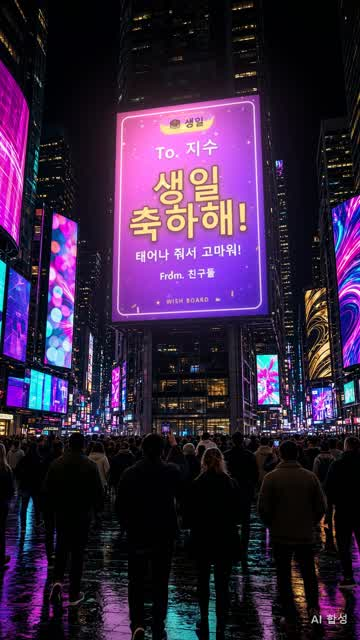
#> input picture assets/plates/plate-01.jpg, 360 x 640 px
$ python -i track.py   (imports and definitions only)
#> lines starting #> are read from the running program, lines starting #| are printed output that depends on the picture; after the words box and inside, x2 and y2 are one past the last pixel; in counts of white or black regions, pixels touching at a corner belong together
#> further down, picture is the input picture: shape (640, 360, 3); mean B, G, R 66, 36.5, 56
"""Corner tracking for a chroma-green screen in a plate video.

Per frame: green-difference key -> largest connected component -> rough quad
(convex hull + approxPolyDP) -> sub-pixel edge samples along each side (the
50% crossing of the key across the edge normal) -> robust line fit per side ->
corners from line intersections. Then a zero-phase temporal smoother over the
whole clip (offline, so no lag).

Corner order everywhere: top-left, top-right, bottom-right, bottom-left (x, y)
in source-frame pixels.
"""
import cv2
import numpy as np

# Where the edge is taken across the key ramp (0 = outside, 1 = inside). High on
# purpose: AI plates light the bezel lip green, and a 50% cut drifts onto that lip.
LEVEL_FRAC = 0.8


def green_diff(bgr):
    """G - max(R, B) as float32 (the key signal)."""
    f = bgr.astype(np.float32)
    return f[..., 1] - np.maximum(f[..., 0], f[..., 2])
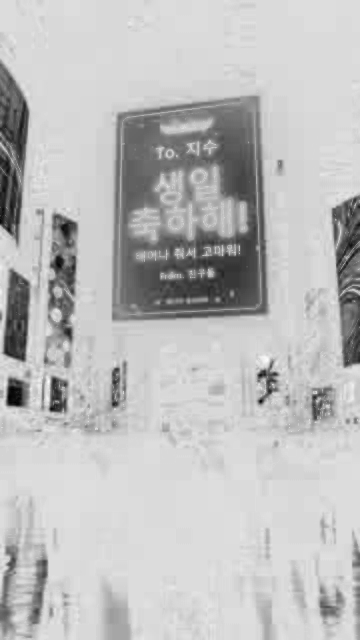
#> returned value: shape (640, 360) float32; min -249, max 39, mean -34.5; drawn with min black and max white


# [100 lines left out: functions largest_green, order_quad, rough_quad, line_intersect, edge_line, refine_quad, not called in this run]


def green_components(d, thr):
    """Masks of the green blobs above thr, largest first."""
#> called with thr = 60
    m = (d > thr).astype(np.uint8)
#> m: shape (640, 360); every value is 0
    m = cv2.morphologyEx(m, cv2.MORPH_OPEN, np.ones((3, 3), np.uint8))
    m = cv2.morphologyEx(m, cv2.MORPH_CLOSE, np.ones((5, 5), np.uint8))
    n, lab, st, _ = cv2.connectedComponentsWithStats(m, connectivity=8)
#> lab: shape (640, 360) int32; every value is 0
#> n = 1; st = [[0, 0, 360, 640, 230400]]
    order = 1 + np.argsort(-st[1:, cv2.CC_STAT_AREA])
#> order = empty array
    return [(lab == i).astype(np.uint8) for i in order]


def detect_rank(bgr, rank=0):
    """Like detect(), for the rank-th largest green screen (0 = the biggest). For plates with two
    screens (a billboard and a phone held up in front of it)."""
    d = green_diff(bgr)
    comps = green_components(d, 60)
#> comps = []
    if len(comps) <= rank:
        return None, None
    m0 = comps[rank]
    inner = cv2.erode(m0, np.ones((9, 9), np.uint8)) > 0
    level = float(np.median(d[inner])) if inner.any() else 200.0
    cy, cx = np.argwhere(m0).mean(0)
    m = None
    for c in green_components(d, 0.75 * level):
        if c[int(cy), int(cx)] or (m is None and (c & m0).sum() > 0.5 * m0.sum()):
            m = c
            break
    if m is None:
        m = m0
    q = rough_quad(m)
    for _ in range(2):
        q, res = refine_quad(d, q, level)
    return q, {'level': level, 'resid': res, 'area': int(m.sum())}


# [223 lines left out: functions track_video_rank, detect_corner, track_small, detect, track_video, gauss_kernel and 1 more, not called in this run]

>>> import cv2
>>> picture = cv2.imread('../../assets/plates/plate-01.jpg')
>>> result = detect_rank(picture)

$ run again, on assets/plates/plate-02.jpg
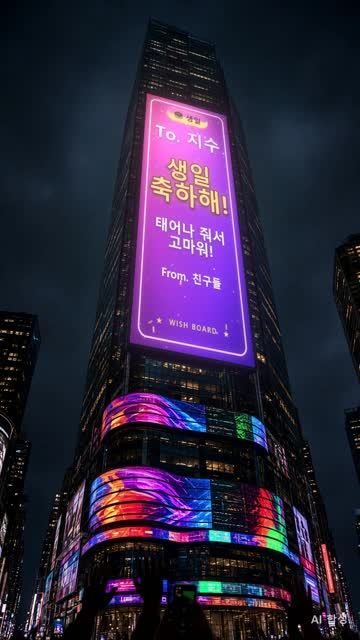
#> input picture assets/plates/plate-02.jpg, 360 x 640 px
#> picture is the input picture: shape (640, 360, 3); mean B, G, R 60.3, 36, 44.9
#> in green_components, `m = (d > thr).astype(np.uint8)`:
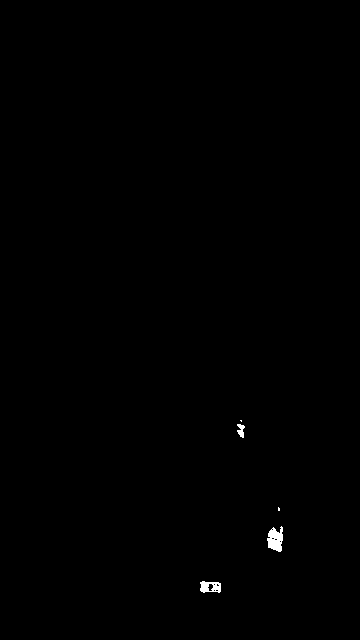
#> m: shape (640, 360); values 0 (black) and 1 (white), 0.24% white; 5 white regions (2 under 20 px), largest, box (x1, y1, x2, y2) and area: (267, 526, 283, 552) 289, (200, 581, 221, 593) 179, (237, 424, 245, 438) 69
#> lab: shape (640, 360) int32; 4 distinct labels, from 0 to 3
#> n = 4; st = [[0, 0, 360, 640, 229886], [238, 424, 6, 13, 70], [267, 529, 16, 23, 296], [200, 581, 21, 11, 148]]
#> order = [2, 3, 1]
#> comps = 3 items
#> m0: shape (640, 360); values 0 (black) and 1 (white), 0.13% white; 1 white region, box (x1, y1, x2, y2) and area: (267, 529, 283, 552) 296
#> inner: shape (640, 360) bool; 0.02% white; 1 white region, box (x1, y1, x2, y2) and area: (272, 533, 279, 545) 56
#> level = 116
#> cy = 539.1; cx = 275
#> lab: shape (640, 360) int32; 3 distinct labels, from 0 to 2
#> the loop in detect_rank, `for c in green_components(d, 0.75 * level):` made 1 pass
#> cs = 1 contour; box (x1, y1, x2, y2) and area: (268, 530, 283, 551) 206
#> in rough_quad, `c = max(cs, key=cv2.contourArea)`: c = contour of 55 points, box (x1, y1, x2, y2) (268, 530, 283, 551), area 206
#> hull = contour of 12 points, box (x1, y1, x2, y2) (268, 530, 283, 551), area 226
#> peri = 57.65
#> the loop in rough_quad, `for eps in np.linspace(0.005, 0.1, 60):` made 12 passes
#> in detect_rank, `q = rough_quad(m)`: q = [[270, 530], [281, 534], [280, 550], [268, 546]]
#> the loop in detect_rank, `for _ in range(2):` made 2 passes
#> res on passes 1 to 2: [0.384, 0.835, 0.149, 0.327], [1.43, 0.0755, 0.0937, 0.617]
#> pass 1, in edge_line (call 4), `prof = cv2.remap(d, mx, my, cv2.INTER_LINEAR, borderMode=cv2.BORDER_RE..`:
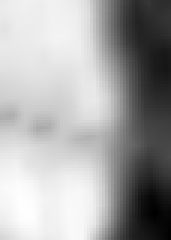
#> prof: shape (80, 57) float32 (shown 3 times larger); min -176.5, max 150.7, mean 38; drawn with min black and max white

$ run again, on assets/plates/plate-03.jpg
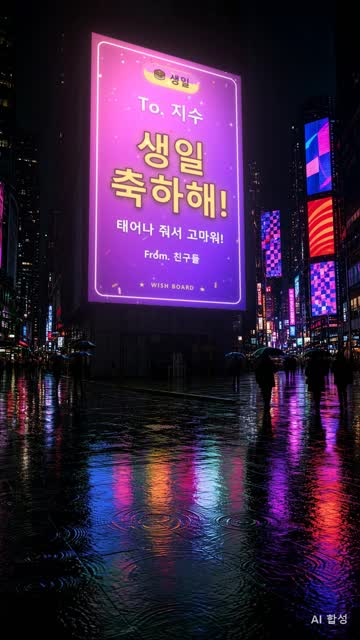
#> input picture assets/plates/plate-03.jpg, 360 x 640 px
#> picture is the input picture: shape (640, 360, 3); mean B, G, R 67.4, 35.3, 59.5
#> in green_diff, `return f[..., 1] - np.maximum(f[..., 0], f[..., 2])`:
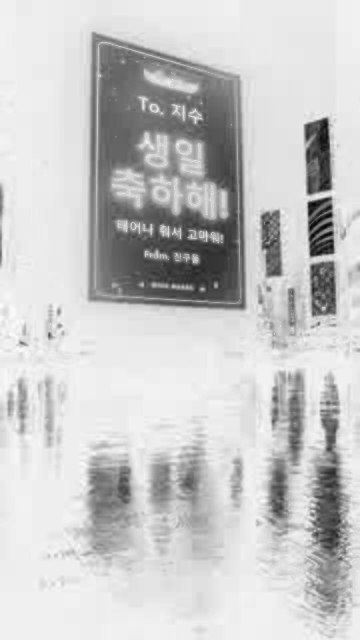
#> returned value: shape (640, 360) float32; min -240, max 14, mean -39.7; drawn with min black and max white
#> m: shape (640, 360); every value is 0
#> lab: shape (640, 360) int32; every value is 0
#> n = 1; st = [[0, 0, 360, 640, 230400]]
#> order = empty array
#> comps = []

$ run again, on assets/plates/plate-04.jpg
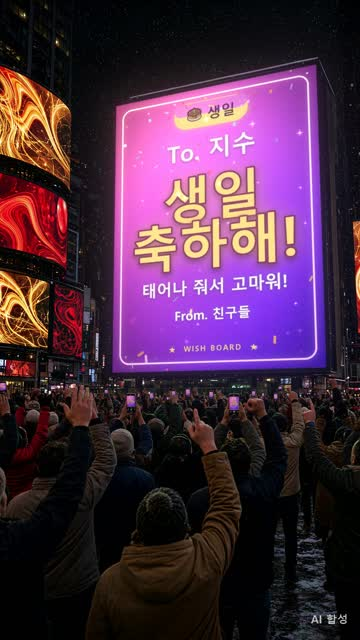
#> input picture assets/plates/plate-04.jpg, 360 x 640 px
#> picture is the input picture: shape (640, 360, 3); mean B, G, R 67.4, 43.7, 74.4
#> in green_diff, `return f[..., 1] - np.maximum(f[..., 0], f[..., 2])`:
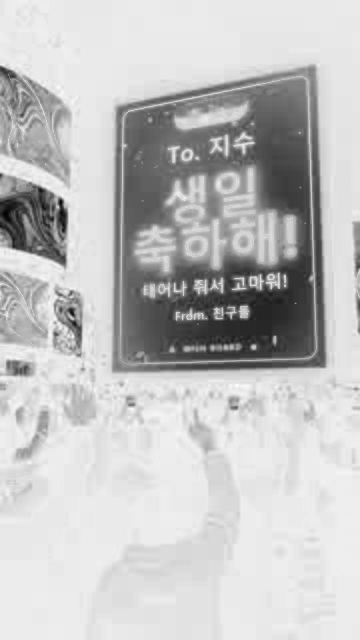
#> returned value: shape (640, 360) float32; min -226, max 18, mean -40.42; drawn with min black and max white
#> m: shape (640, 360); every value is 0
#> lab: shape (640, 360) int32; every value is 0
#> n = 1; st = [[0, 0, 360, 640, 230400]]
#> order = empty array
#> comps = []
